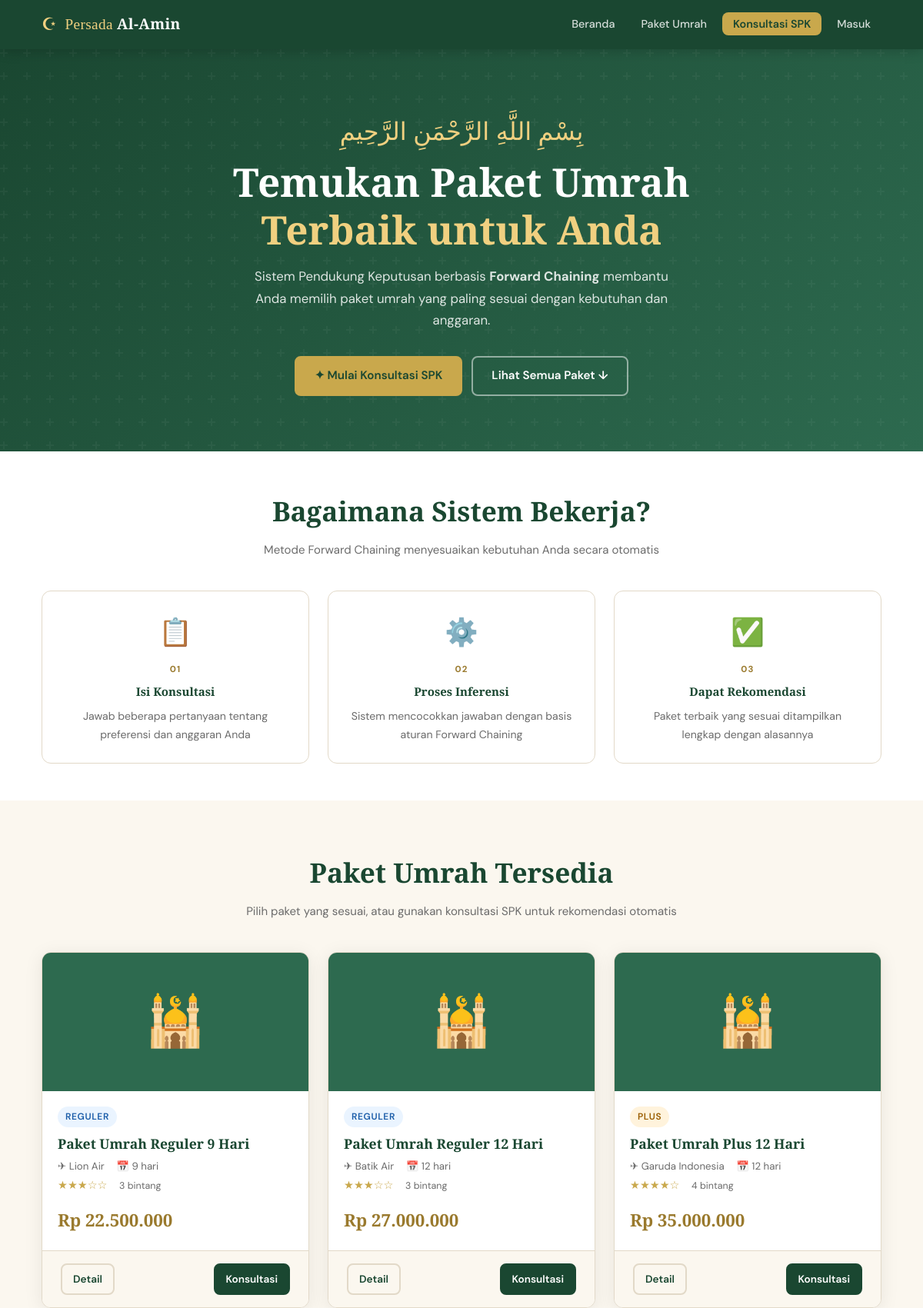
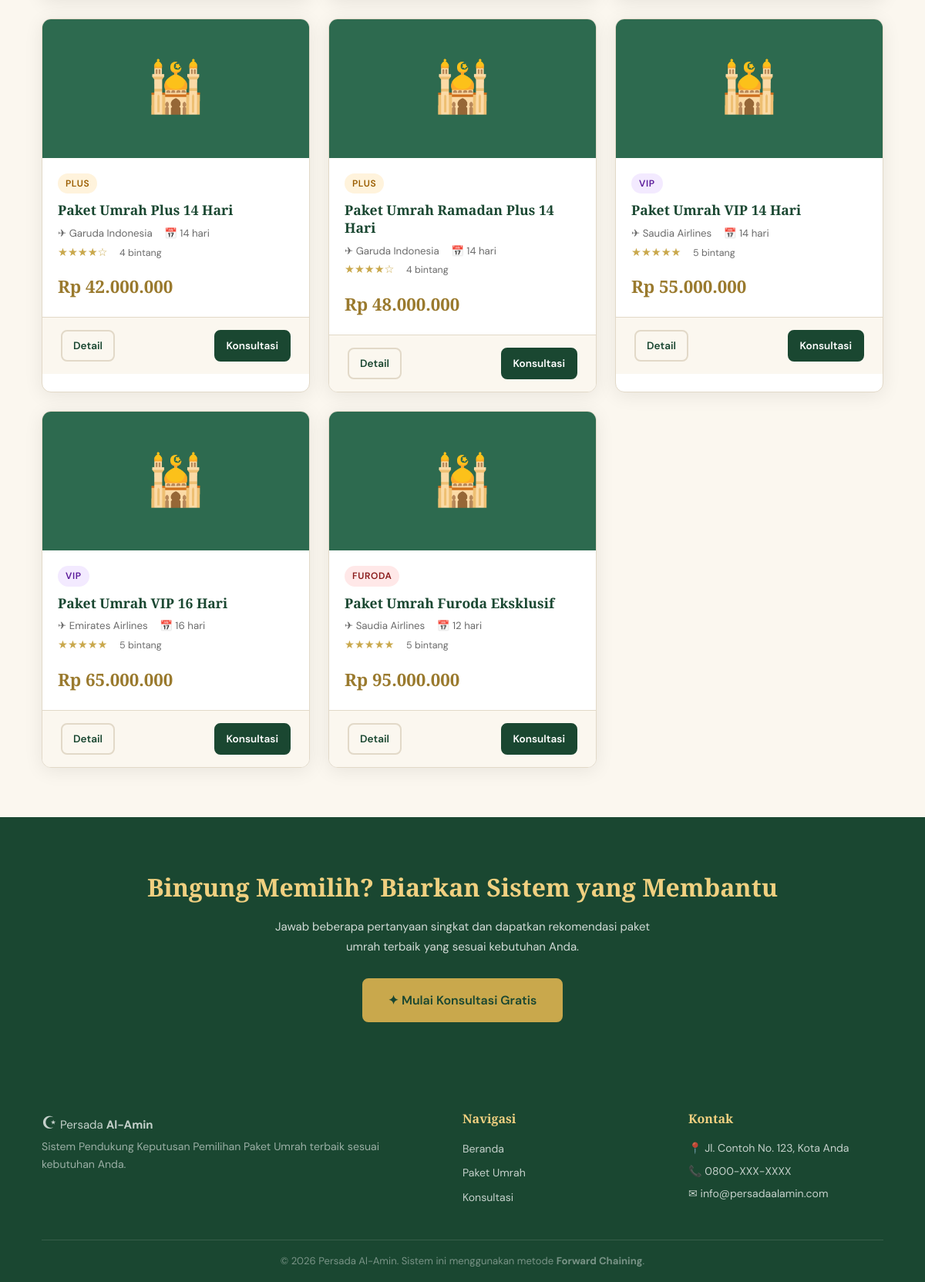
The page / on the database its author committed (2 pictures, top to bottom).
### tables this page shows
CREATE TABLE paket_umrah (
    id              INT            NOT NULL AUTO_INCREMENT,
    kode_paket      VARCHAR(20)    NOT NULL,
    nama_paket      VARCHAR(150)   NOT NULL,
    kategori        ENUM('reguler','plus','vip','furoda') NOT NULL,
    harga           DECIMAL(15,2)  NOT NULL,
    durasi_hari     INT            NOT NULL,
    maskapai        VARCHAR(100)   NULL,
    hotel_mekkah    VARCHAR(100)   NULL,
    hotel_madinah   VARCHAR(100)   NULL,
    bintang_hotel   TINYINT        NOT NULL DEFAULT 3,
    kuota           INT            NOT NULL DEFAULT 0,
    fasilitas       TEXT           NULL,
    deskripsi       TEXT           NULL,
    gambar          VARCHAR(255)   NULL,
    status          ENUM('aktif','nonaktif') NOT NULL DEFAULT 'aktif',
    created_at      TIMESTAMP      NOT NULL DEFAULT CURRENT_TIMESTAMP,
    updated_at      TIMESTAMP      NOT NULL DEFAULT CURRENT_TIMESTAMP ON UPDATE CURRENT_TIMESTAMP,
    PRIMARY KEY (id),
    UNIQUE KEY uq_kode_paket (kode_paket)
);

### app/controllers/PaketController.php (called while the page is built, shortened)
<?php
class PaketController {
    private Paket $paket;
    public function __construct() {
        $this->paket = new Paket();
    }
    public function home(): void {
        $paketList = $this->paket->getAll();
        include BASE_PATH . '/app/views/user/home.php';
    }
}

### index.php (called while the page is built, shortened)
<?php
require_once BASE_PATH . '/app/config/database.php';
require_once BASE_PATH . '/app/helpers/Session.php';
require_once BASE_PATH . '/app/helpers/ForwardChaining.php';
require_once BASE_PATH . '/app/models/Paket.php';
require_once BASE_PATH . '/app/controllers/PaketController.php';
require_once BASE_PATH . '/app/routes/web.php';

### app/helpers/Session.php (called while the page is built, shortened)
<?php
class Session {
    public static function isLoggedIn(): bool {
        return isset($_SESSION['user_id']);
    }
}

### app/config/database.php (called while the page is built, shortened)
<?php
class Database {
    private static $instance = null;
    private $conn;
    private function __construct() {
        $this->conn = new mysqli(DB_HOST, DB_USER, DB_PASS, DB_NAME);
        $this->conn->set_charset('utf8mb4');
    }
    public static function getInstance(): Database {
        if (self::$instance === null) {
            self::$instance = new Database();
        }
        return self::$instance;
    }
    public function query(string $sql): mysqli_result|bool {
        return $this->conn->query($sql);
    }
    public function escape(string $value): string {
        return $this->conn->real_escape_string($value);
    }
}

### app/models/Paket.php (called while the page is built, shortened)
<?php
class Paket {
    private Database $db;
    public function __construct() {
        $this->db = Database::getInstance();
    }
    public function getAll(string $status = 'aktif'): array {
        $status = $this->db->escape($status);
        $result = $this->db->query(
            "SELECT * FROM paket_umrah WHERE status = '$status' ORDER BY harga ASC"
        );
        $data = [];
        while ($row = $result->fetch_assoc()) $data[] = $row;
        return $data;
    }
}

### app/views/user/home.php (the view, shortened to what this page needs)
<?php
include BASE_PATH . '/app/views/layouts/header.php';
?>
<section class="hero">
  <div class="container hero-content">
    <div class="hero-kaligrafi">بِسْمِ اللَّهِ الرَّحْمَنِ الرَّحِيمِ</div>
    <h1>Temukan Paket Umrah<br><span>Terbaik untuk Anda</span></h1>
    <p>Sistem Pendukung Keputusan berbasis <strong>Forward Chaining</strong> membantu Anda memilih paket umrah yang paling sesuai dengan kebutuhan dan anggaran.</p>
    <div class="hero-actions">
      <a href="<?= BASE_URL ?>/konsultasi/mulai" class="btn btn-primary">
        ✦ Mulai Konsultasi SPK
      </a>
      <a href="#paket-list" class="btn btn-outline">Lihat Semua Paket ↓</a>
    </div>
  </div>
</section>
<section class="section" style="background:var(--white);padding:48px 0;">
  <div class="container">
    <h2 class="section-title">Bagaimana Sistem Bekerja?</h2>
    <p class="section-subtitle">Metode Forward Chaining menyesuaikan kebutuhan Anda secara otomatis</p>
    <div style="display:grid;grid-template-columns:repeat(auto-fit,minmax(200px,1fr));gap:24px;margin-top:16px;">
      <?php
      $steps = [
        ['icon'=>'📋','num'=>'01','judul'=>'Isi Konsultasi','desc'=>'Jawab beberapa pertanyaan tentang preferensi dan anggaran Anda'],
        ['icon'=>'⚙️','num'=>'02','judul'=>'Proses Inferensi','desc'=>'Sistem mencocokkan jawaban dengan basis aturan Forward Chaining'],
        ['icon'=>'✅','num'=>'03','judul'=>'Dapat Rekomendasi','desc'=>'Paket terbaik yang sesuai ditampilkan lengkap dengan alasannya'],
      ];
      foreach ($steps as $s): ?>
        <div style="text-align:center;padding:24px;border-radius:var(--radius);border:1px solid var(--border);">
          <div style="font-size:2.2rem;margin-bottom:8px;"><?= $s['icon'] ?></div>
          <div style="font-size:0.72rem;font-weight:700;color:var(--gold-dark);letter-spacing:0.1em;margin-bottom:6px;"><?= $s['num'] ?></div>
          <h4 style="font-family:var(--ff-serif);color:var(--green);margin-bottom:8px;"><?= $s['judul'] ?></h4>
          <p style="font-size:0.88rem;color:var(--text-muted);"><?= $s['desc'] ?></p>
        </div>
      <?php endforeach; ?>
    </div>
  </div>
</section>
<section class="section" id="paket-list">
  <div class="container">
    <h2 class="section-title">Paket Umrah Tersedia</h2>
    <p class="section-subtitle">Pilih paket yang sesuai, atau gunakan konsultasi SPK untuk rekomendasi otomatis</p>
    <div class="paket-grid">
      <?php foreach ($paketList as $p): ?>
        <?php
        $bintang = str_repeat('★', $p['bintang_hotel']) . str_repeat('☆', 5 - $p['bintang_hotel']);
        ?>
        <div class="paket-card">
          <div class="paket-card-img">
            <?php if ($p['gambar']): ?>
              <img src="<?= BASE_URL ?>/assets/images/<?= htmlspecialchars($p['gambar']) ?>" alt="<?= htmlspecialchars($p['nama_paket']) ?>">
            <?php else: ?>
              🕌
            <?php endif; ?>
          </div>
          <div class="paket-card-body">
            <span class="paket-badge badge-<?= $p['kategori'] ?>"><?= strtoupper($p['kategori']) ?></span>
            <h3><?= htmlspecialchars($p['nama_paket']) ?></h3>
            <div class="paket-meta">
              <span>✈ <?= htmlspecialchars($p['maskapai']) ?></span>
              <span>📅 <?= $p['durasi_hari'] ?> hari</span><br>
              <span class="stars"><?= $bintang ?></span>
              <span style="font-size:0.78rem;color:var(--text-muted);"> <?= $p['bintang_hotel'] ?> bintang</span>
            </div>
            <div class="paket-harga">Rp <?= number_format($p['harga'], 0, ',', '.') ?></div>
          </div>
          <div class="card-footer" style="justify-content:space-between;">
            <a href="<?= BASE_URL ?>/paket/detail/<?= $p['id'] ?>" class="btn btn-sm btn-outline" style="color:var(--green);border-color:var(--border);">
              Detail
            </a>
            <a href="<?= BASE_URL ?>/konsultasi/mulai" class="btn btn-sm btn-green">Konsultasi</a>
          </div>
        </div>
      <?php endforeach; ?>
    </div>
  </div>
</section>
<section style="background:var(--green);padding:64px 0;text-align:center;">
  <div class="container">
    <h2 style="font-family:var(--ff-serif);color:var(--gold-light);font-size:clamp(1.5rem,3vw,2rem);margin-bottom:12px;">
      Bingung Memilih? Biarkan Sistem yang Membantu
    </h2>
    <p style="color:rgba(255,255,255,0.8);margin-bottom:28px;max-width:500px;margin-left:auto;margin-right:auto;">
      Jawab beberapa pertanyaan singkat dan dapatkan rekomendasi paket umrah terbaik yang sesuai kebutuhan Anda.
    </p>
    <a href="<?= BASE_URL ?>/konsultasi/mulai" class="btn btn-primary" style="font-size:1rem;padding:13px 32px;">
      ✦ Mulai Konsultasi Gratis
    </a>
  </div>
</section>
<?php include BASE_PATH . '/app/views/layouts/footer.php'; ?>

### app/routes/web.php (shortened to what this page needs)
<?php
$url = trim($_GET['url'] ?? '', '/');
$segments = explode('/', $url);
$page       = $segments[0] ?? '';
$paket   = new PaketController();
switch ($page) {
    case '':
    case 'home':
        $paket->home();
        break;
}

### app/views/layouts/header.php (shortened to what this page needs)
<!DOCTYPE html>
<html lang="id">
<head>
    <link rel="stylesheet" href="<?= BASE_URL ?>/assets/css/style.css">
</head>
<body class="<?= $bodyClass ?? '' ?>">
<nav class="navbar">
    <div class="container navbar-inner">
        <a href="<?= BASE_URL ?>/" class="brand">
            <span class="brand-icon">☪</span>
            <span class="brand-text">Persada <strong>Al-Amin</strong></span>
        </a>
        <ul class="nav-links">
            <li><a href="<?= BASE_URL ?>/">Beranda</a></li>
            <li><a href="<?= BASE_URL ?>/paket">Paket Umrah</a></li>
            <li><a href="<?= BASE_URL ?>/konsultasi/mulai" class="btn-nav">Konsultasi SPK</a></li>
            <?php if (Session::isLoggedIn()): ?>
                <?php if (Session::isAdmin()): ?>
                    <li><a href="<?= BASE_URL ?>/admin/dashboard">Admin Panel</a></li>
                <?php endif; ?>
                <li><a href="<?= BASE_URL ?>/logout">Keluar</a></li>
            <?php else: ?>
                <li><a href="<?= BASE_URL ?>/app/views/auth/login.php">Masuk</a></li>
            <?php endif; ?>
        </ul>
    </div>
</nav>
<main class="main-content">

### app/views/layouts/footer.php (shortened to what this page needs)
</main>
<footer class="footer">
    <div class="container">
        <div class="footer-grid">
            <div class="footer-brand">
                <span class="brand-icon">☪</span>
                <span class="brand-text">Persada <strong>Al-Amin</strong></span>
                <p>Sistem Pendukung Keputusan Pemilihan Paket Umrah terbaik sesuai kebutuhan Anda.</p>
            </div>
            <div class="footer-links">
                <h4>Navigasi</h4>
                <ul>
                    <li><a href="<?= BASE_URL ?>/">Beranda</a></li>
                    <li><a href="<?= BASE_URL ?>/paket">Paket Umrah</a></li>
                    <li><a href="<?= BASE_URL ?>/konsultasi/mulai">Konsultasi</a></li>
                </ul>
            </div>
            <div class="footer-contact">
                <h4>Kontak</h4>
                <p>📍 Jl. Contoh No. 123, Kota Anda</p>
                <p>📞 0800-XXX-XXXX</p>
                <p>✉ info@persadaalamin.com</p>
            </div>
        </div>
        <div class="footer-bottom">
            <p>&copy; <?= date('Y') ?> Persada Al-Amin. Sistem ini menggunakan metode <strong>Forward Chaining</strong>.</p>
        </div>
    </div>
</footer>
</body>
</html>

### rows shown on the page
paket_umrah: kategori "REGULER", nama_paket "Paket Umrah Reguler 9 Hari", maskapai "Lion Air", durasi_hari "9", bintang_hotel "★★★☆☆", bintang_hotel "3", harga "22.500.000"
paket_umrah: kategori "REGULER", nama_paket "Paket Umrah Reguler 12 Hari", maskapai "Batik Air", durasi_hari "12", bintang_hotel "★★★☆☆", bintang_hotel "3", harga "27.000.000"
paket_umrah: kategori "PLUS", nama_paket "Paket Umrah Plus 12 Hari", maskapai "Garuda Indonesia", durasi_hari "12", bintang_hotel "★★★★☆", bintang_hotel "4", harga "35.000.000"
paket_umrah: kategori "PLUS", nama_paket "Paket Umrah Plus 14 Hari", maskapai "Garuda Indonesia", durasi_hari "14", bintang_hotel "★★★★☆", bintang_hotel "4", harga "42.000.000"
paket_umrah: kategori "PLUS", nama_paket "Paket Umrah Ramadan Plus 14 Hari", maskapai "Garuda Indonesia", durasi_hari "14", bintang_hotel "★★★★☆", bintang_hotel "4", harga "48.000.000"
paket_umrah: kategori "VIP", nama_paket "Paket Umrah VIP 14 Hari", maskapai "Saudia Airlines", durasi_hari "14", bintang_hotel "★★★★★", bintang_hotel "5", harga "55.000.000"
paket_umrah: kategori "VIP", nama_paket "Paket Umrah VIP 16 Hari", maskapai "Emirates Airlines", durasi_hari "16", bintang_hotel "★★★★★", bintang_hotel "5", harga "65.000.000"
paket_umrah: kategori "FURODA", nama_paket "Paket Umrah Furoda Eksklusif", maskapai "Saudia Airlines", durasi_hari "12", bintang_hotel "★★★★★", bintang_hotel "5", harga "95.000.000"

### other values the page prints
$s['icon'] "📋"
$s['num'] "01"
$s['judul'] "Isi Konsultasi"
$s['desc'] "Jawab beberapa pertanyaan tentang preferensi dan anggaran Anda"
$s['icon'] "⚙️"
$s['num'] "02"
$s['judul'] "Proses Inferensi"
$s['desc'] "Sistem mencocokkan jawaban dengan basis aturan Forward Chaining"
$s['icon'] "✅"
$s['num'] "03"
$s['judul'] "Dapat Rekomendasi"
$s['desc'] "Paket terbaik yang sesuai ditampilkan lengkap dengan alasannya"
